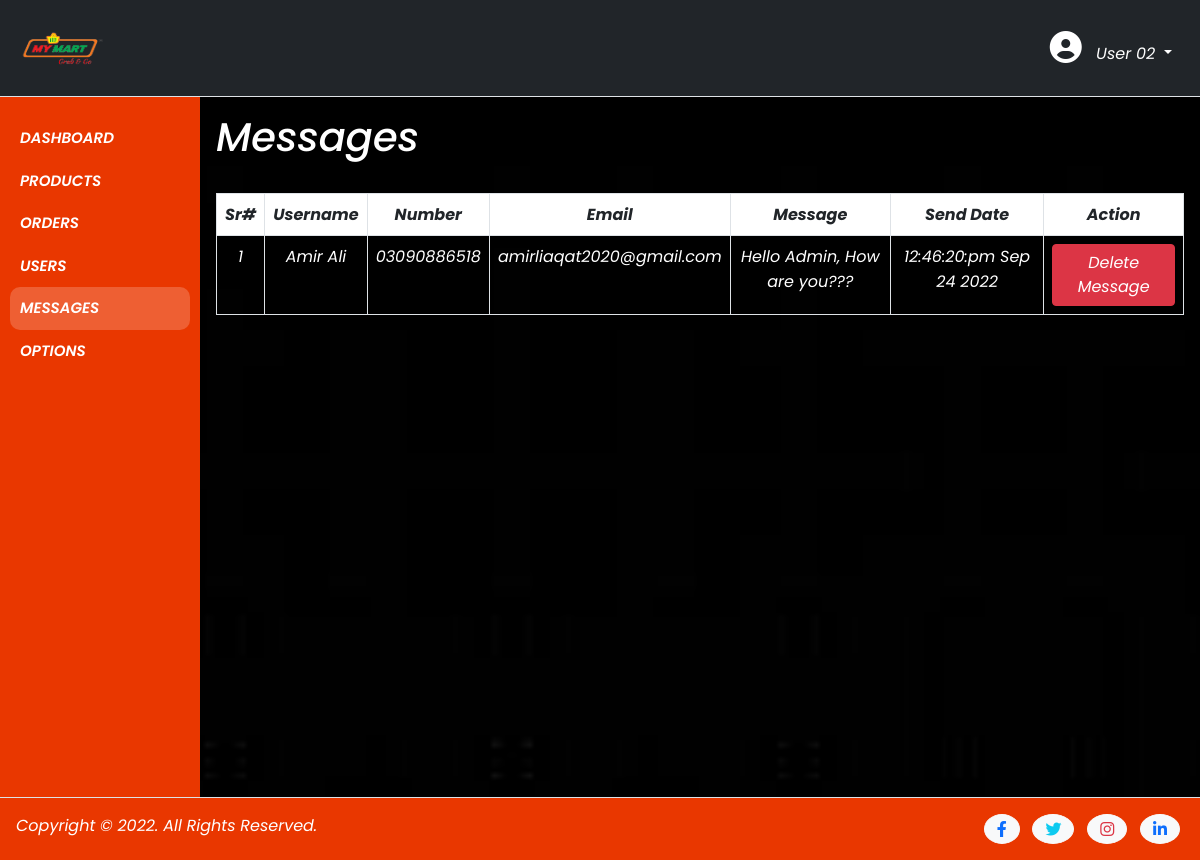
Screenshot of /admin/messages.php (signed in) with the database file from the repository.
### tables this page shows
CREATE TABLE `options` (
  `id` int(11) NOT NULL,
  `site_title` varchar(255) NOT NULL,
  `site_favicon` varchar(255) NOT NULL,
  `site_logo` varchar(255) NOT NULL,
  `site_description` text NOT NULL,
  `footer_text` text NOT NULL,
  `currency_format` varchar(255) NOT NULL
);

CREATE TABLE `messages` (
  `id` int(20) NOT NULL,
  `username` varchar(255) NOT NULL,
  `number` varchar(255) NOT NULL,
  `email` varchar(255) NOT NULL,
  `message` text NOT NULL,
  `activity` varchar(255) NOT NULL
);

### admin/messages.php (the view, shortened to what this page needs)
<html lang="en">
<head>
    <?php require_once 'admin_links.php'; ?>
</head>
<body>
    <?php require_once 'header.php'; ?>
    <section class="admin_section section_content">
        <div class="container-fluid">
            <div class="admin_content text-white">
                <div class="row">
                    <div class="col-lg-2 col-md-2 col-sm-12" id="admin-menu">
                        <?php require_once 'sidebar.php'; ?>
                    </div>
                    <div class="col-lg-10 col-md-01 col-sm-12 text-white p-3">
                        <h1>Messages</h1></br>
                        <div class="table-responsive">
                            <table class="table table-bordered table-hover table-striped text-center fst-italic">
                                <thead class="bg-white text-dark">
                                    <tr>
                                        <th>Sr#</th>
                                        <th>Username</th>
                                        <th>Number</th>
                                        <th>Email</th>
                                        <th>Message</th>
                                        <th>Send Date</th>
                                        <th>Action</th>
                                    </tr>
                                </thead>
                                <?php
                                    require_once '../config.php';
                                    $sr = 1;
                                    $select_data = "SELECT * FROM `messages`";
                                    $select_data_query = mysqli_query($conn, $select_data) or die('Query Failed');
                                    if(mysqli_num_rows($select_data_query) > 0) {
                                        while($row = mysqli_fetch_assoc($select_data_query)) {
                                ?>
                                <tbody>
                                    <tr class="text-white">
                                        <td><?php echo $sr++ ?></td>
                                        <td><?php echo $row['username']; ?></td>
                                        <td><?php echo $row['number']; ?></td>
                                        <td><?php echo $row['email']; ?></td>
                                        <td><?php echo $row['message']; ?></td>
                                        <td><?php echo $row['activity']; ?></td>
                                        <td><a href="messages.php?id=<?php echo $row['id']; ?>" class="btn btn-danger" onclick="return confirm('are you sure to delete this message?')" name="delete_message">Delete Message</a></td>
                                    </tr>
                                </tbody>
                                <?php
                                        }
                                    } else { ?>
                                        <tr class="text-center">
                                            <td colspan="6">No message found.</td>
                                        </tr>
                                    <?php }
                                ?>
                            </table>
                        </div>
                    </div>
                </div>
            </div>
        </div>
    </section>
    <?php require_once 'footer.php'; ?>
</body>
</html>

### admin/header.php (shortened to what this page needs)
<nav class="navbar navbar-expand-lg navbar-light bg-dark border-bottom">
    <div class="container-fluid">
        <a class="navbar-brand" href="dashboard.php">
            <?php
                require_once '../config.php';
                $fetch_options = "SELECT * FROM `options`";
                $fetch_options_query = mysqli_query($conn, $fetch_options) or die('Query Failed');
                if(mysqli_num_rows($fetch_options_query) > 0) {
                    while($row = mysqli_fetch_assoc($fetch_options_query)) {
            ?>
            <img src="../upload-images/<?php echo $row['site_logo']; ?>">
            <?php
                    }
                }
            ?>
        </a>
        <div class="profile dropdown">
            <span class="nav-link dropdown-toggle text-white" id="navbarDropdown" role="button" data-bs-toggle="dropdown" aria-expanded="false">
                <i class="fa-solid fa-2x fa-circle-user"></i>&nbsp;&nbsp; <?php echo $_SESSION['fname'] . ' ' . $_SESSION['lname']; ?>
            </span>
        </div>
    </div>
</nav>

### admin/footer.php
<footer class="border-top">
    <div class="container-fluid d-flex justify-content-between p-3">
        <div class="copyright">
            <?php
                require_once '../config.php';
                $fetch_options = "SELECT * FROM `options`";
                $fetch_options_query = mysqli_query($conn, $fetch_options) or die('Query Failed');
                if(mysqli_num_rows($fetch_options_query) > 0) {
                    while($row = mysqli_fetch_assoc($fetch_options_query)) {
            ?>
            <p class="text-white mb-0"><?php echo $row['footer_text']; ?></p>
            <?php
                    }
                }
            ?>
        </div>
        <div class="date_time">
            <a href="#" class="mx-1"><i class="fa-brands fa-facebook-f btn btn-light text-primary rounded-circle"></i></a>
            <a href="#" class="mx-1"><i class="fa-brands fa-twitter btn btn-light text-info rounded-circle"></i></a>
            <a href="#" class="mx-1"><i class="fa-brands fa-instagram btn btn-light text-danger rounded-circle"></i></a>
            <a href="#" class="mx-1"><i class="fa-brands fa-linkedin-in btn btn-light text-primary rounded-circle"></i></a>
        </div>
    </div>
</footer>

### css/style.css (style rules this page uses)
:root { --white: #fff; --black: #000; --blue: #0dcaf0; --gray: #ccc; --red: #dc3545; --orange: #e93700; }
* { font-family: 'Poppins', sans-serif; font-style: italic; margin: 0; padding: 0; box-sizing: border-box; }
body { background-image: url(../images/bg.jpg); background-size: cover; overflow-x: hidden; }
a { text-decoration: none; }
.navbar-brand img { width: 100px; height: 70px; }
.nav-link { color: var(--white) !important; }
footer { background-color: var(--orange); }
#admin-menu { background-color: var(--orange); padding: 20px 10px; min-height: 700px; }
a, a:hover, a:focus { text-decoration: none; outline: none; }

### rows the page displays
options: site_logo (picture), footer_text "Copyright © 2022. All Rights Reserved."
messages: username "Amir Ali", number "03090886518", email "amirliaqat2020@gmail.com", message "Hello Admin, How are you???", activity "12:46:20:pm Sep 24 2022"

### other values shown
$_SESSION['fname'] "User"
$_SESSION['lname'] "02"
